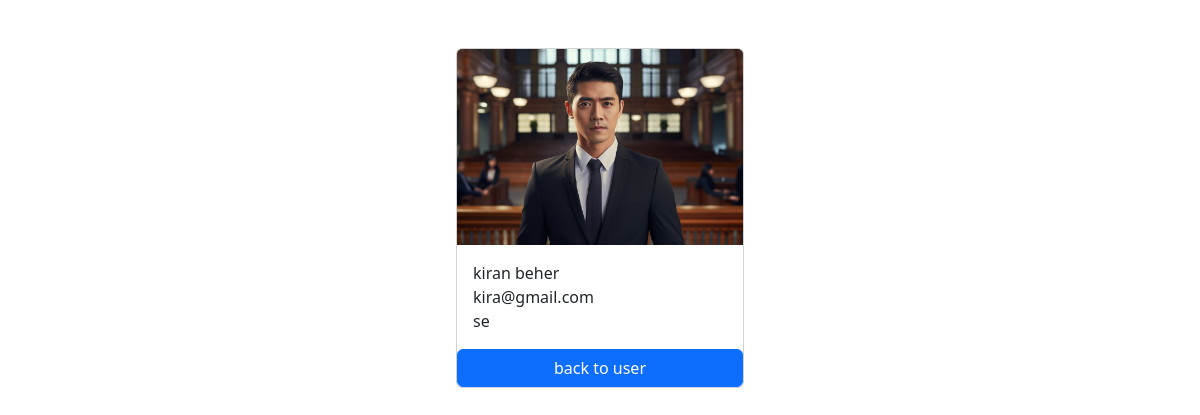
Screenshot of /duser/1/ with the database file from the repository.
### mysite/models.py (models this page shows, shortened)
class user(models.Model):
    firstname=models.CharField(max_length=20)
    lastname=models.CharField(max_length=20)
    designation=models.CharField(max_length=20)
    email=models.EmailField(max_length=20,unique=True)
    image=models.ImageField(upload_to='images')

### duser/views.py (the view)
# urls.py: path('<int:pk>/',abviews.user_details,name='user_details')
def user_details(request,pk):
    user_obj=get_object_or_404(user,pk=pk)
    data1={
        'user1':user_obj
    }
    return  render(request,'user_details.html',data1)

### mysite/templates/user_details.html (shortened to what this page needs)
<!DOCTYPE html>
<html lang="en">
<head>
    <link href="https://cdn.jsdelivr.net/npm/bootstrap@5.3.3/dist/css/bootstrap.min.css" rel="stylesheet">
</head>
<body>
<div class="container pt-5">
   <div class="card mx-auto" style="width: 18rem;">
    <img class="card-img-top" src="{{user1.image.url }}" alt="Card image cap">
    <div class="card-body">
      <p class="card-text m-0">{{user1.firstname }} {{user1.lastname}}</p>
      <p class="card-text m-0">{{user1.email}}</p>
      <p class="card-text m-0">{{user1.designation}}</p>
    </div>
    <a href="{% url 'index' %}" class="btn btn-primary">back to user</a>
  </div>
</div>
</body>
</html>

### rows the page displays
user: image (picture), firstname "kiran", lastname "beher", email "kira@gmail.com", designation "se"
